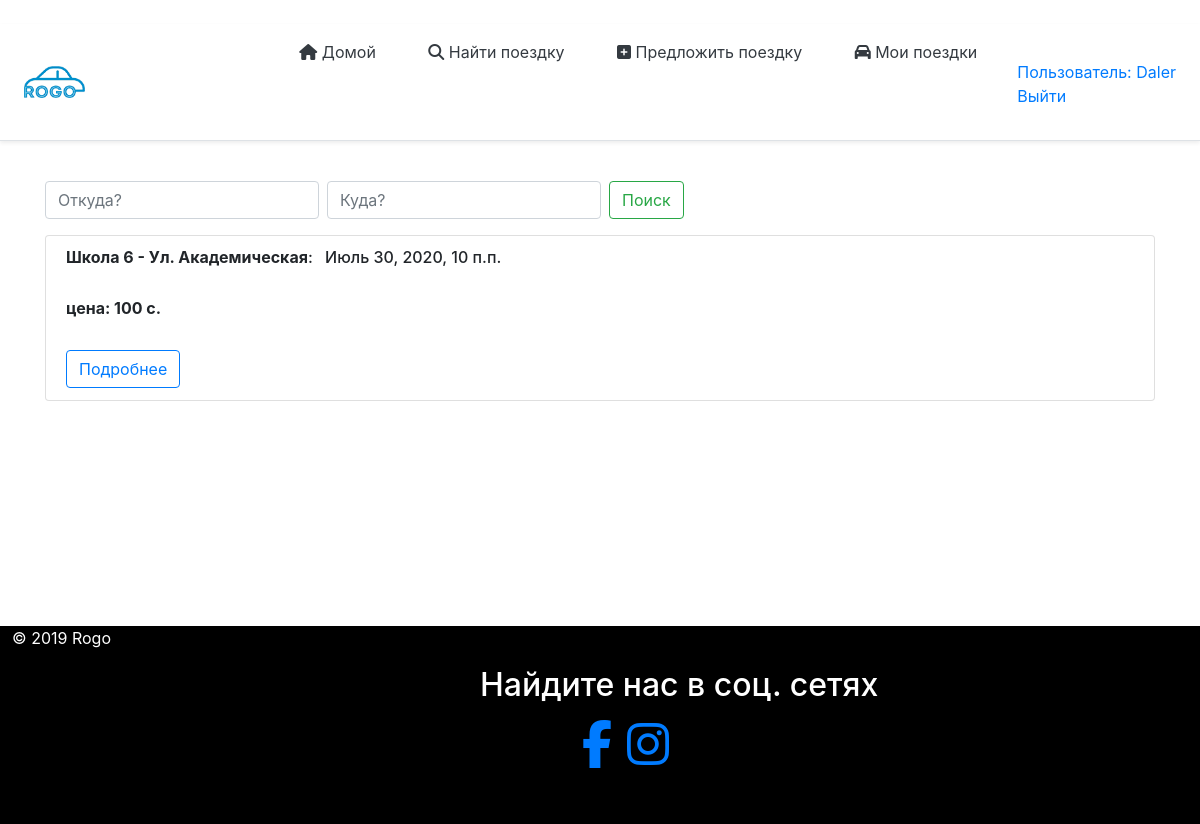
The app's page /list/ (signed in) with its own data.
### mainApp/models.py (models this page shows, shortened)
class Rides(models.Model):
    author = models.ForeignKey(User, on_delete = models.CASCADE, verbose_name = 'Создатель поездки', blank = True, null = True)
    date_create = models.DateTimeField(default=default_datetime(), null=True, blank = True, verbose_name = 'Дата создания')
    pick_up_location = models.CharField(max_length=120, verbose_name='Место сбора')
    drop_location = models.CharField(max_length=120, verbose_name='Пункт назначения')
    total_rides = models.IntegerField(verbose_name='Количество пассажиров(мин=1, макс=10)', validators=[MaxValueValidator(10),MinValueValidator(1)])
    date = models.DateField(verbose_name='Дата(гг-мм-дд)')
    time= models.TimeField(verbose_name='Время(ч:м)',auto_now=False, auto_now_add=False, null=True)
    price = models.CharField(max_length=120,verbose_name='Цена (с.)', default='')
    car = models.CharField(max_length=120,default='',verbose_name='Марка авто')
    car_number = models.CharField(max_length=12, verbose_name = 'Номер машины (01 0000 GG)', default = '')
    car_year_issue = models.CharField(max_length=4, verbose_name='Год выпуска машины', default = '')
    phone_number = models.CharField(max_length=15, default='', verbose_name='Номер телефона (используйте в начале код страны)')
    class Meta:
        verbose_name='Поездку' # отображение нужного названия в админ панели при редактировании
        verbose_name_plural='Поездки' # отображенпие нужного названия в панели админа

### mainApp/views.py (the view)
# urls.py: path('list/',views.ridesList,name='Home'),
def ridesList(request,*args,**kwargs):
    search_query = request.GET.get('search','')
    fail=False
    now = timezone.now()
    if search_query:
        listRides = Rides.objects.filter(Q(drop_location__icontains=search_query) )
    else:
        fail=True
        listRides = Rides.objects.filter(date__gte=now).order_by('date')
    search_query_pick = request.GET.get('search1','')
    if search_query_pick:
        listRides = Rides.objects.filter(pick_up_location__icontains=search_query_pick)
    else:
        listRides = Rides.objects.filter(date__gte=now).order_by('date')
    kwargs['list_rides'] = Rides.objects.filter(date__gte=now).order_by('date')
    context={ # через этот словарь можно передавать текст в html
   'listRides':listRides,
   'fail':fail,
    }
    return render(request,'rides/list.html',context)

### mainApp/templates/rides/list.html
{% extends "rides/index.html" %}
{% block content %}
    <div data-id="block" class="container mt-4">
        <form class="form-inline my-2 my-lg-0">
            <input class="form-control mr-sm-2" type="search" placeholder="Откуда?" aria-label="Search" name="search1" />
            <input class="form-control mr-sm-2" type="search" placeholder="Куда?" aria-label="Search" name="search" />
            <button class="btn btn-outline-success my-2 my-sm-0" type="submit">Поиск</button>
        </form>
        {% for i in listRides %}
        <ul class="list-group mt-3">
            <li class="list-group-item">
                <h6><b>{{i.pick_up_location}} - {{i.drop_location}}</b>: <span class="m-2">{{i.date}}, {{i.time}}</span></h6>
                <br />
                <h6><b>цена: {{i.price}} c.</b></h6>
                <br />
                {% if user.is_authenticated %}
                <a class="btn btn-outline-primary" href="/list/{{i.id}}">Подробнее</a>
                {% else %}
                <a class="btn btn-outline-primary" href="{% url 'login'%}?next={{request.path}}">Подробнее</a>
                {% endif %}
            </li>
        </ul>
        {% endfor %}
    </div>
        {% endblock %}

### mainApp/templates/rides/index.html (shortened to what this page needs)
﻿<html xmlns="http://www.w3.org/1999/xhtml">
<head>
    {% load static %}
    <link rel="stylesheet" href="https://stackpath.bootstrapcdn.com/bootstrap/4.4.1/css/bootstrap.min.css">
    <link rel="stylesheet" href="{% static 'mainApp/css/style.css' %}" type="text/css" />
    <link rel="stylesheet" href="{% static 'mainApp/css/media.css' %}" type="text/css" />
    <link href="/docs/4.4/dist/css/bootstrap.min.css" rel="stylesheet">
</head>
<body>
    <div class="wrapper">
        <div class="d-flex flex-md-row align-items-center p-3 px-md-4 mb-3 bg-white border-bottom shadow-sm">
            <a href="{% url 'index' %}"><img style="max-width: 65%" src="{% static 'mainApp/image/rogo.png' %}" /></a>
            <div class="top">
                <nav class="my-2 my-md-0 mr-md-3" style="float:left">
                    <a class="px-md-4 text-dark" href="{% url 'index' %}"><i class="fas fa-home"></i> Домой</a>
                    <a class="px-md-4 text-dark" href="{% url 'Home' %}"><i class="fas fa-search"></i> Найти поездку</a>
                    <a class="px-md-4 text-dark" href={% url 'offerRide' %}><i class="fas fa-plus-square"></i> Предложить поездку</a>
                    {% if user.is_authenticated %}
                    <a class="px-md-4 text-dark" href="{% url 'myRides' %}"><i class="fas fa-car"></i> Мои поездки</a>
                    {% endif %}
                </nav>
                {% block sidebar %}
                <ul class="sidebar-nav" style="float:right">
                    {% if user.is_authenticated %}
                    <li><a href="{% url 'edit' %}">Пользователь: {{ request.user.first_name }}</a></li>
                    <li><a href="{% url 'logout'%}">Выйти</a></li>
                    {% else %}
                    <li><a class="btn btn-outline-primary" href="{% url 'login'%}">Войти</a></li>
                    <li><a class="btn btn-outline-primary" href="{% url 'register' %}">Регистрация</a></li>
                    {% endif %}
                </ul>
                {% endblock %}
            </div>
        </div>
        <div class="content1">
            {% block content %}
            {% endblock %}
        </div>
        <footer class="footer" style="background-color: black; color: white; max-width:100%; padding-bottom: 40px; bottom: 0;box-sizing: border-box; width:100%;">
            <p style="padding-left:1%">
                © 2019 Rogo
                <br />
            </p>
            <div style="margin-left:40%; max-width:50%;">
                <p class="float-center"><h2><span>Найдите нас в соц. сетях</span></h2></p>
                <ul style="margin-left: 17%">
                    <li style="float:left;"><a target="_blank" href="https://www.facebook.com/rogo.tj"><i class="fa fa-3x fa-facebook"></i></a></li>
                    <li><a style="margin-left: 15px;" target="_blank" href="https://www.instagram.com/rogo.tj/"><i class="fa fa-3x fa-instagram"></i></a></li>
                </ul>
            </div>
        </footer>
    </div>
</body>
</html>

### static/mainApp/css/style.css (style rules this page uses)
body { background-image: url("image/pogoda.jpg"); }
.sidebar-nav { margin-top: 20px; padding: 0; list-style: none; }
html, body { height: 100%; width:100% }
* { margin: 0; padding: 0; }
.wrapper { height: 100%; width: 100% }
.content1 { height: 100%; width: 100% }
.content1 { width: 100% }

### static/mainApp/css/media.css (style rules this page uses)
* { transition: all .2s; }

### mainApp/templates/rides/index.html (style rules this page uses)
li { list-style-type: none; }
ul { margin-left: 0; padding-left: 0; }
* { margin: 0; padding: 0; }
html, body { height: 100%; }
.wrapper { display: table; height: 100%; }
.content1 { display: table-row; height: 100%; }

### records on screen
Rides: pick_up_location "Школа 6", drop_location "Ул. Академическая", date "Июль 30, 2020", time "10 п.п.", price "100"

### other values on screen
{{ request.user.first_name }} "Daler"
